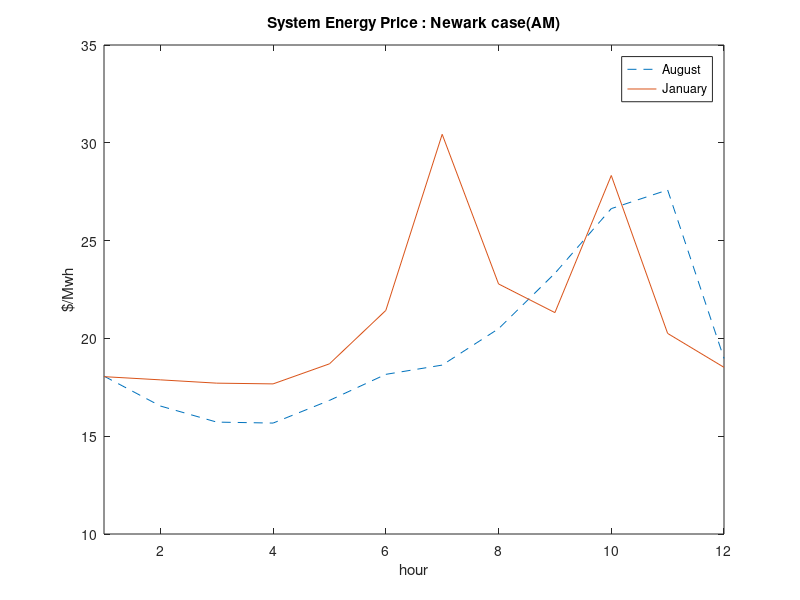
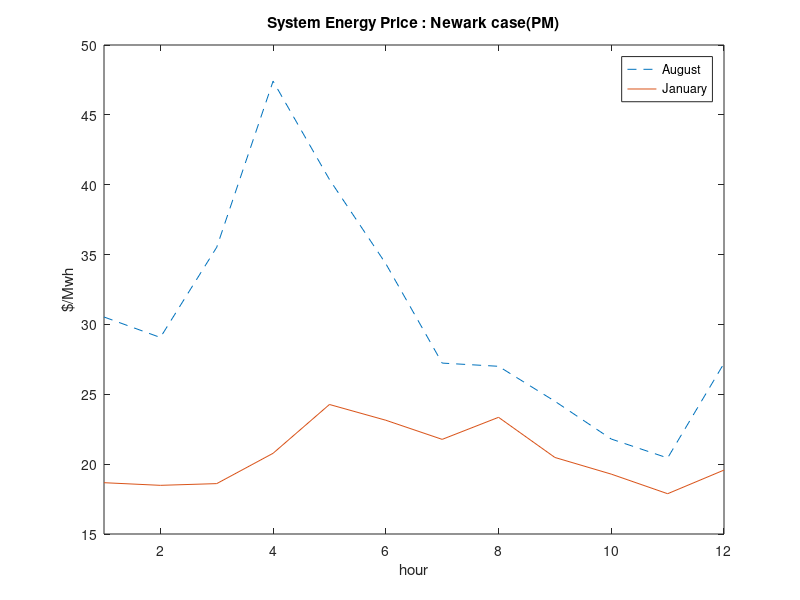
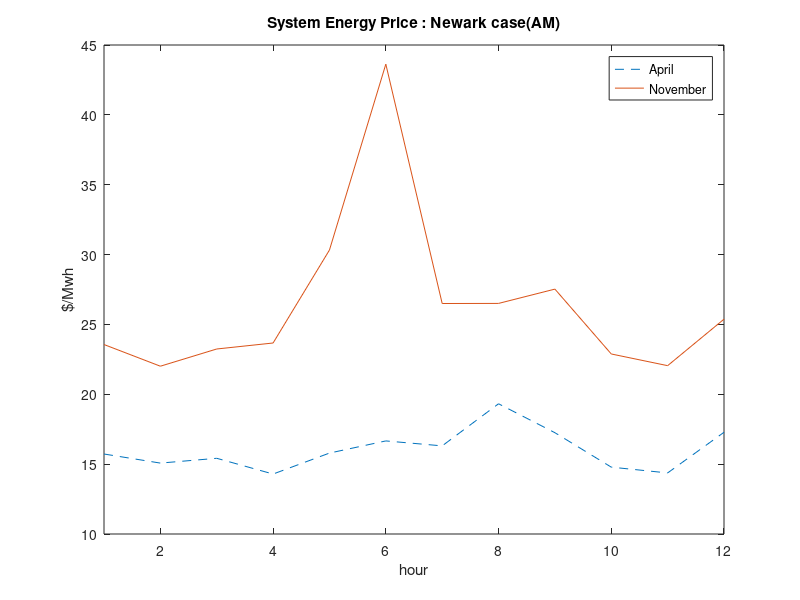
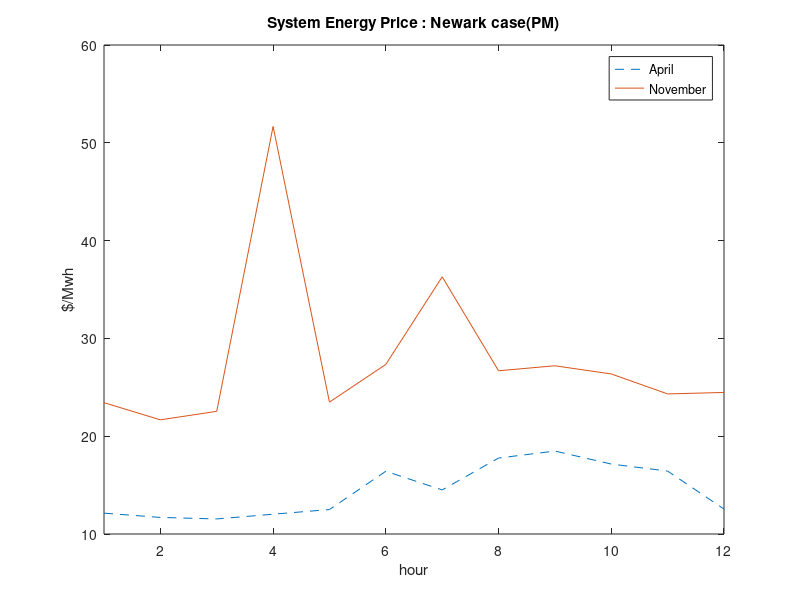

Reproduce these figures in MATLAB, in order.
clear all;
clc;
load data_smp.mat;

%% 
% col1 : hour// col2 : SMP // col3: month // col4: year // col5: ampm - 1:
% am/ 2 - pm 

august = price(price(:,3)==8,[1,2,5]);
nov = price(price(:,3)==11,[1,2,5]);
jan = price(price(:,3)==1,[1,2,5]);
april = price(price(:,3)==4,[1,2,5]);


figure(1);
plot(august(august(:,3)==1,1),august(august(:,3)==1,2),'--',jan(jan(:,3)==1,1),jan(jan(:,3)==1,2))
legend('August','January');
xlim([1,12])
ylabel('$/Mwh');
xlabel('hour');
title('System Energy Price : Newark case(AM)');


figure(2);
plot(august(august(:,3)==2,1),august(august(:,3)==2,2),'--',jan(jan(:,3)==2,1),jan(jan(:,3)==2,2))
legend('August','January');
xlim([1,12])
ylabel('$/Mwh');
xlabel('hour');
title('System Energy Price : Newark case(PM)');


figure(3);
plot(april(april(:,3)==1,1),april(april(:,3)==1,2),'--',nov(nov(:,3)==1,1),nov(nov(:,3)==1,2))
legend('April','November');
xlim([1,12])
ylabel('$/Mwh');
xlabel('hour');
title('System Energy Price : Newark case(AM)');


figure(4);
plot(april(april(:,3)==2,1),april(april(:,3)==2,2),'--',nov(nov(:,3)==2,1),nov(nov(:,3)==2,2))
legend('April','November');
xlim([1,12])
ylabel('$/Mwh');
xlabel('hour');
title('System Energy Price : Newark case(PM)');